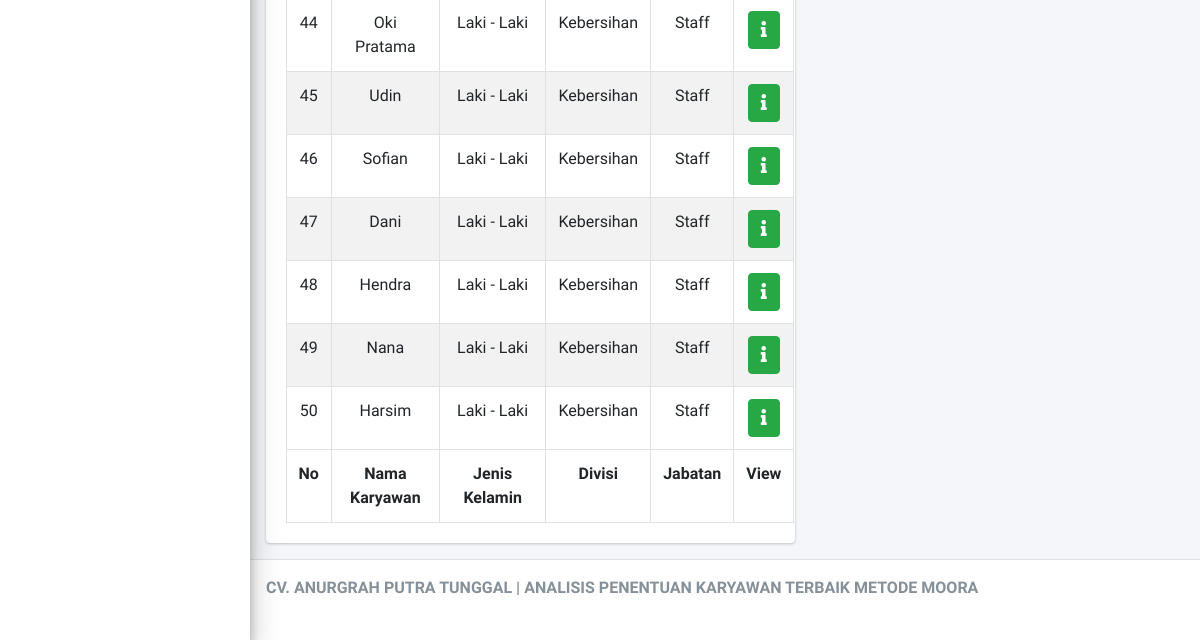
/Pengawas/cAbsensi (signed in, lower part), run on an earlier commit of the app's database.
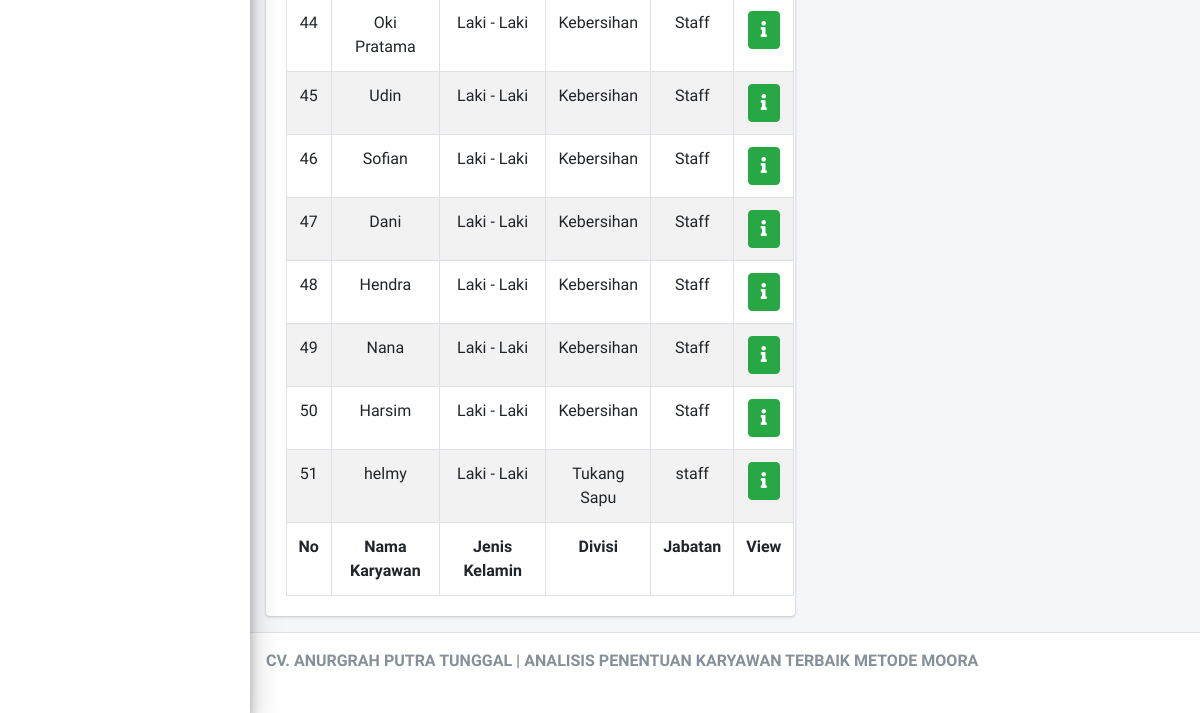
And on a later commit of the database.
### tables this page shows
CREATE TABLE `tbl_karyawan` (
  `id_karyawan` int(11) NOT NULL,
  `nama_karyawan` varchar(125) NOT NULL,
  `jk_karyawan` varchar(125) NOT NULL,
  `alamat_karyawan` text NOT NULL,
  `no_hp_karyawan` varchar(125) NOT NULL,
  `divisi` varchar(125) NOT NULL,
  `jabatan` varchar(125) NOT NULL,
  `tgl_mulai` varchar(125) NOT NULL
);

### application/controllers/Pengawas/cAbsensi.php (called while the page is built, shortened)
<?php
class cAbsensi extends CI_Controller
{
	public function __construct()
	{
		$this->load->model('mAbsensi');
	}
	public function index()
	{
		$data = array(
			'karyawan' => $this->mAbsensi->karyawan()
		);
		$this->load->view('Pengawas/Layout/head');
		$this->load->view('Pengawas/Layout/aside');
		$this->load->view('Pengawas/vAbsensi', $data);
		$this->load->view('Pengawas/Layout/footer');
	}
}

### index.php (called while the page is built, shortened)
<?php
require_once BASEPATH.'core/CodeIgniter.php';

### application/models/mAbsensi.php (called while the page is built, shortened)
<?php
class mAbsensi extends CI_Model
{
	public function karyawan()
	{
		$this->db->select('*');
		$this->db->from('tbl_karyawan');
		return $this->db->get()->result();
	}
}

### application/views/Pengawas/vAbsensi.php (the view, shortened to what this page needs)
<div class="content-wrapper">
	<section class="content">
		<div class="container-fluid">
			<div class="row">
				<div class="col-7  ">
					<div class="card">
						<div class="card-body">
							<table id="example1" class="table table-bordered table-striped">
								<tbody>
									<?php
									$no = 1;
									foreach ($karyawan as $key => $value) {
									?>
										<tr>
											<td class="text-center"><?= $no++ ?></td>
											<td class="text-center"><?= $value->nama_karyawan ?></td>
											<td class="text-center"><?= $value->jk_karyawan ?></td>
											<td class="text-center"><?= $value->divisi ?></td>
											<td class="text-center"><?= $value->jabatan ?></td>
											<td class="text-center">
												<div class="btn-group">
													<a href="<?= base_url('Pengawas/cAbsensi/view/' . $value->id_karyawan) ?>" class="btn btn-success"><i class="fas fa-info"></i></a>
												</div>
											</td>
										</tr>
									<?php
									}
									?>
								</tbody>
								<tfoot>
									<tr>
										<th class="text-center">No</th>
										<th class="text-center">Nama Karyawan</th>
										<th class="text-center">Jenis Kelamin</th>
										<th class="text-center">Divisi</th>
										<th class="text-center">Jabatan</th>
										<th class="text-center">View</th>
									</tr>
								</tfoot>
							</table>
						</div>
					</div>
				</div>
				<div class="col-md-5">
				</div>
			</div>
		</div>
	</section>
</div>

What changed in the data, as far as the page shows it:
added tbl_karyawan: nama_karyawan "helmy", jk_karyawan "Laki - Laki", divisi "Tukang Sapu", jabatan "staff"
